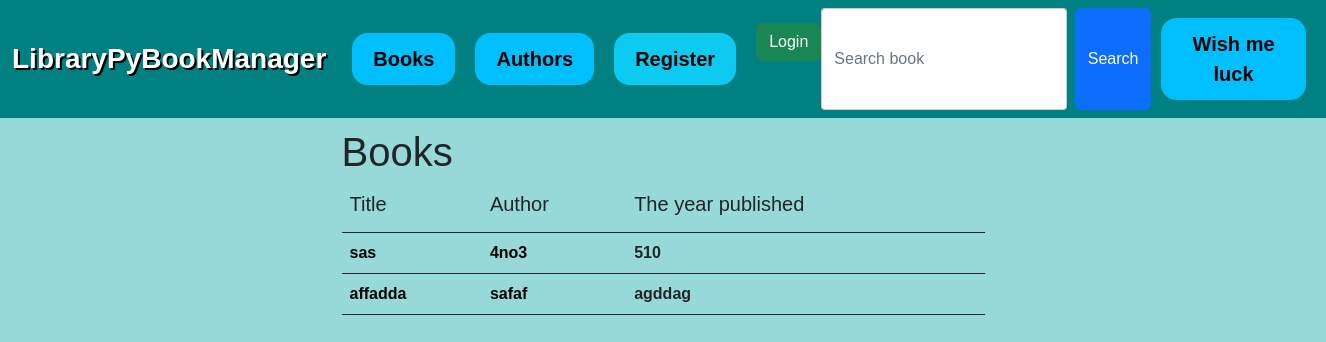
Before: /library/books with the older database file.
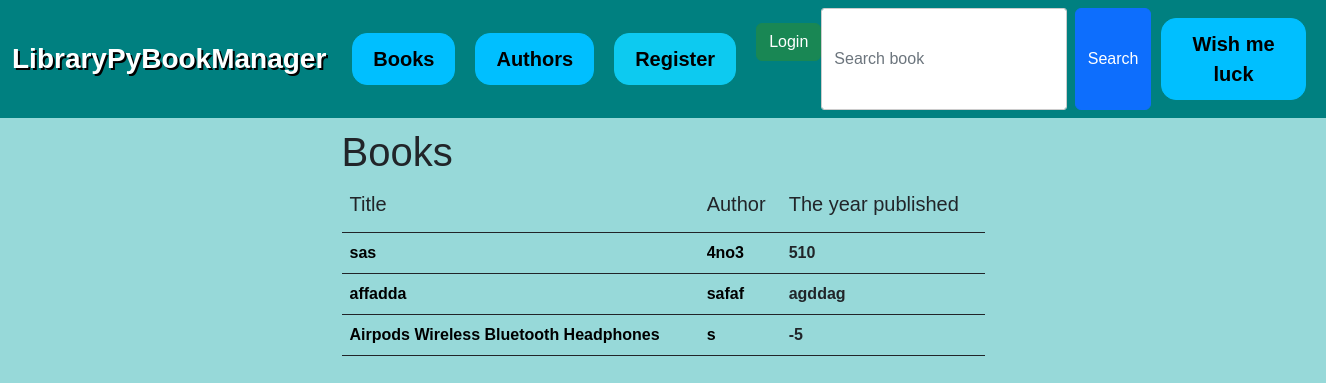
After: the same page with the newer database file.
### base/models.py (models this page shows, shortened)
class Ebook(models.Model):
    name = models.CharField(max_length=64)
    author = models.ForeignKey(Author, on_delete=models.CASCADE)
    year_published = models.CharField(max_length=64)
    loan_type = models.IntegerField(default=1,
                                    validators=[
                                        MaxValueValidator(3),
                                        MinValueValidator(1)
                                    ])
    ebook_content = models.CharField(max_length=2560)

class Author(models.Model):
    name = models.CharField(max_length=100)
    books = models.ManyToManyField('Ebook', related_name='authors')
    birth_year = models.IntegerField()  # Author's birth year
    nationality = models.CharField(max_length=64)  # Author's nationality
    def __str__(self):
        return self.name

### base/views.py (the view)
# urls.py: path('books', views.display_books, name='display_books'),
def display_books(request):
    if request.method == "POST":
        search = request.POST.get('searched')
        ebook_list = Ebook.objects.filter(name__contains=search)
        books_dict = {'book_records': ebook_list}
        return render(request, 'base/ebooks.html', context=books_dict)
    elif request.method == "GET":
        ebook_list = Ebook.objects.order_by('id')
        books_dict = {'book_records': ebook_list}
        return render(request, 'base/ebooks.html', context=books_dict)

### base/templates/base/ebooks.html
{% extends 'base/base.html' %}
{% block body_block %}
    <div class="center" >
        <div>
            <h1>Books</h1>
        </div>
        <div style="max-height: 700px;overflow:auto;">
            {% if book_records %}
                <table class="table border-dark table-hover background-table">
                    <thead>
                        <th scope="col"><h5>Title</h5></th>
                        <th scope="col"><h5>Author</h5></th>
                        <th scope="col"><h5>The year published</h5></th>
                    </thead>
                    <tbody>
                    {% for book in book_records %}
                        <tr>
                            <td><b><a href="{% url 'base:book_profile' book.name %}">{{ book.name }}</a></b></td>
                            <td><b><a href="{% url 'base:author_profile' book.author %}">{{ book.author }}</a></b></td>
                            <td><b>{{ book.year_published }}</b></td>
                        </tr>
                    {% endfor %}
                    </tbody>
                </table>
            {% else %}
            <p>There are no ebooks currently in the database</p>
            {% endif %}
        </div>
    </div>
{% endblock %}

Changed rows visible on the page:
added Ebook: name "Airpods Wireless Bluetooth Headphones", author "s", year_published "-5"
